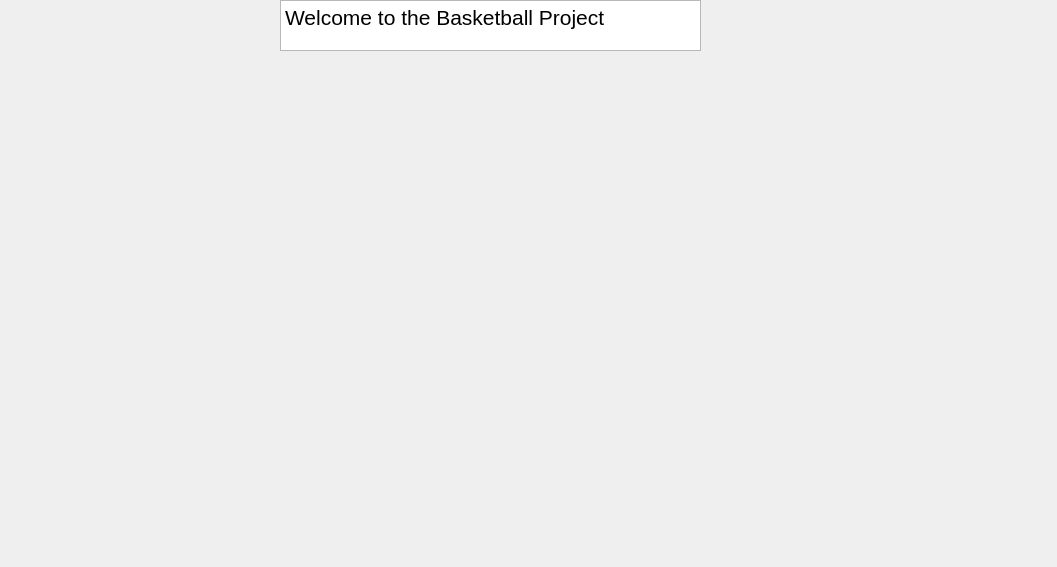
<?xml version="1.0" encoding="UTF-8"?>
<ui version="4.0">
 <class>MainWindow</class>
 <widget class="QMainWindow" name="MainWindow">
  <property name="geometry">
   <rect>
    <x>0</x>
    <y>0</y>
    <width>1057</width>
    <height>567</height>
   </rect>
  </property>
  <property name="windowTitle">
   <string>MainWindow</string>
  </property>
  <widget class="QWidget" name="centralwidget">
   <widget class="QTextBrowser" name="textBrowser">
    <property name="geometry">
     <rect>
      <x>280</x>
      <y>0</y>
      <width>421</width>
      <height>51</height>
     </rect>
    </property>
    <property name="html">
     <string>&lt;!DOCTYPE HTML PUBLIC &quot;-//W3C//DTD HTML 4.0//EN&quot; &quot;http://www.w3.org/TR/REC-html40/strict.dtd&quot;&gt;
&lt;html&gt;&lt;head&gt;&lt;meta name=&quot;qrichtext&quot; content=&quot;1&quot; /&gt;&lt;style type=&quot;text/css&quot;&gt;
p, li { white-space: pre-wrap; }
&lt;/style&gt;&lt;/head&gt;&lt;body style=&quot; font-family:'MS Shell Dlg 2'; font-size:7.8pt; font-weight:400; font-style:normal;&quot;&gt;
&lt;p style=&quot; margin-top:0px; margin-bottom:0px; margin-left:0px; margin-right:0px; -qt-block-indent:0; text-indent:0px;&quot;&gt;&lt;span style=&quot; font-family:'MS Shell Dlg 2'; font-size:16pt;&quot;&gt;Welcome to the Basketball Project&lt;/span&gt;&lt;/p&gt;&lt;/body&gt;&lt;/html&gt;</string>
    </property>
   </widget>
  </widget>
 </widget>
 <resources/>
 <connections/>
</ui>
